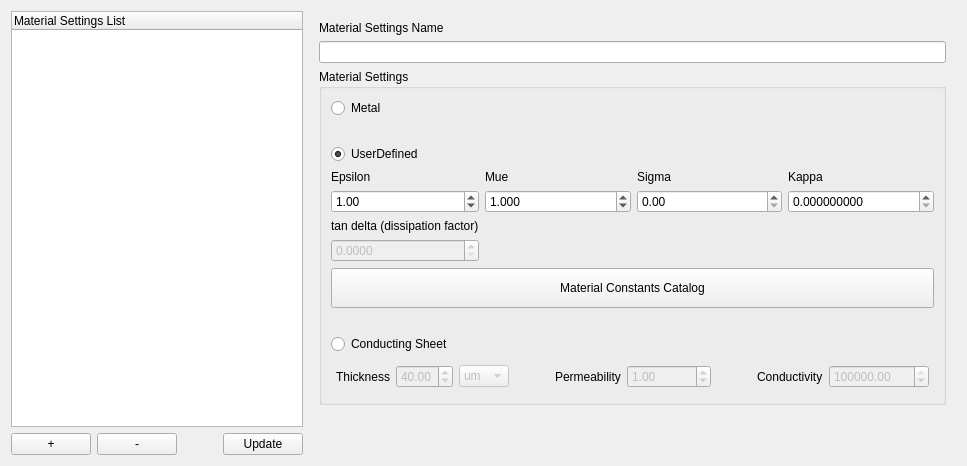
         <widget class="QWidget" name="materialSettingsTab">
          <attribute name="title">
           <string>Material Settings</string>
          </attribute>
          <layout class="QHBoxLayout" name="horizontalLayout_11">
           <item>
            <layout class="QVBoxLayout" name="verticalLayout_9">
             <property name="leftMargin">
              <number>0</number>
             </property>
             <property name="topMargin">
              <number>0</number>
             </property>
             <property name="rightMargin">
              <number>0</number>
             </property>
             <property name="bottomMargin">
              <number>0</number>
             </property>
             <item>
              <widget class="QTreeWidget" name="materialSettingsTreeView">
               <column>
                <property name="text">
                 <string notr="true">Material Settings List</string>
                </property>
               </column>
              </widget>
             </item>
             <item>
              <layout class="QHBoxLayout" name="horizontalLayout_12">
               <property name="leftMargin">
                <number>0</number>
               </property>
               <property name="topMargin">
                <number>0</number>
               </property>
               <property name="rightMargin">
                <number>0</number>
               </property>
               <property name="bottomMargin">
                <number>0</number>
               </property>
               <item>
                <widget class="QPushButton" name="materialSettingsAddButton">
                 <property name="text">
                  <string>+</string>
                 </property>
                </widget>
               </item>
               <item>
                <widget class="QPushButton" name="materialSettingsRemoveButton">
                 <property name="text">
                  <string>-</string>
                 </property>
                </widget>
               </item>
               <item>
                <spacer name="horizontalSpacer_6">
                 <property name="orientation">
                  <enum>Qt::Orientation::Horizontal</enum>
                 </property>
                 <property name="sizeHint" stdset="0">
                  <size>
                   <width>40</width>
                   <height>20</height>
                  </size>
                 </property>
                </spacer>
               </item>
               <item>
                <widget class="QPushButton" name="materialSettingsUpdateButton">
                 <property name="text">
                  <string>Update</string>
                 </property>
                </widget>
               </item>
              </layout>
             </item>
            </layout>
           </item>
           <item>
            <layout class="QVBoxLayout" name="verticalLayout_10">
             <property name="leftMargin">
              <number>10</number>
             </property>
             <property name="topMargin">
              <number>10</number>
             </property>
             <property name="rightMargin">
              <number>10</number>
             </property>
             <property name="bottomMargin">
              <number>10</number>
             </property>
             <item>
              <widget class="QLabel" name="label_17">
               <property name="text">
                <string>Material Settings Name</string>
               </property>
              </widget>
             </item>
             <item>
              <widget class="QLineEdit" name="materialSettingsNameInput"/>
             </item>
             <item>
              <widget class="QGroupBox" name="groupBox_2">
               <property name="title">
                <string>Material Settings</string>
               </property>
               <layout class="QVBoxLayout" name="verticalLayout_11">
                <item>
                 <widget class="QRadioButton" name="materialMetalRadioButton">
                  <property name="text">
                   <string>Metal</string>
                  </property>
                 </widget>
                </item>
                <item>
                 <spacer name="verticalSpacer_10">
                  <property name="orientation">
                   <enum>Qt::Orientation::Vertical</enum>
                  </property>
                  <property name="sizeType">
                   <enum>QSizePolicy::Policy::Preferred</enum>
                  </property>
                  <property name="sizeHint" stdset="0">
                   <size>
                    <width>20</width>
                    <height>20</height>
                   </size>
                  </property>
                 </spacer>
                </item>
                <item>
                 <widget class="QRadioButton" name="materialUserDefinedRadioButton">
                  <property name="text">
                   <string>UserDefined</string>
                  </property>
                  <property name="checked">
                   <bool>true</bool>
                  </property>
                 </widget>
                </item>
                <item>
                 <layout class="QGridLayout" name="gridLayout_2">
                  <property name="leftMargin">
                   <number>0</number>
                  </property>
                  <property name="topMargin">
                   <number>0</number>
                  </property>
                  <property name="rightMargin">
                   <number>0</number>
                  </property>
                  <property name="bottomMargin">
                   <number>0</number>
                  </property>
                  <item row="0" column="1">
                   <widget class="QLabel" name="label_7">
                    <property name="text">
                     <string>Epsilon</string>
                    </property>
                   </widget>
                  </item>
                  <item row="3" column="1">
                   <widget class="QLabel" name="label_120">
                    <property name="text">
                     <string>tan delta (dissipation factor)</string>
                    </property>
                   </widget>
                  </item>
                  <item row="2" column="1">
                   <widget class="QDoubleSpinBox" name="materialEpsilonNumberInput">
                    <property name="maximum">
                     <double>1000000.000000000000000</double>
                    </property>
                    <property name="value">
                     <double>1.000000000000000</double>
                    </property>
                   </widget>
                  </item>
                  <item row="2" column="4">
                   <widget class="QDoubleSpinBox" name="materialSigmaNumberInput">
                    <property name="maximum">
                     <double>9999999999999999455752309870428160.000000000000000</double>
                    </property>
                   </widget>
                  </item>
                  <item row="0" column="5">
                   <widget class="QLabel" name="label_9">
                    <property name="text">
                     <string>Kappa</string>
                    </property>
                   </widget>
                  </item>
                  <item row="2" column="5">
                   <widget class="QDoubleSpinBox" name="materialKappaNumberInput">
                    <property name="decimals">
                     <number>9</number>
                    </property>
                   </widget>
                  </item>
                  <item row="0" column="3">
                   <widget class="QLabel" name="label_8">
                    <property name="text">
                     <string>Mue</string>
                    </property>
                   </widget>
                  </item>
                  <item row="0" column="4">
                   <widget class="QLabel" name="label_10">
                    <property name="text">
                     <string>Sigma</string>
                    </property>
                   </widget>
                  </item>
                  <item row="2" column="3">
                   <widget class="QDoubleSpinBox" name="materialMueNumberInput">
                    <property name="decimals">
                     <number>3</number>
                    </property>
                    <property name="maximum">
                     <double>1000000.000000000000000</double>
                    </property>
                    <property name="value">
                     <double>1.000000000000000</double>
                    </property>
                   </widget>
                  </item>
                  <item row="4" column="1">
                   <widget class="QDoubleSpinBox" name="materialTanDeltaNumberInput">
                    <property name="enabled">
                     <bool>false</bool>
                    </property>
                    <property name="decimals">
                     <number>4</number>
                    </property>
                    <property name="maximum">
                     <double>1000000.000000000000000</double>
                    </property>
                    <property name="value">
                     <double>0.000000000000000</double>
                    </property>
                   </widget>
                  </item>
                 </layout>
                </item>
                <item>
                 <widget class="QPushButton" name="MaterialConstantsCatalogButton">
                  <property name="enabled">
                   <bool>true</bool>
                  </property>
                  <property name="minimumSize">
                   <size>
                    <width>160</width>
                    <height>40</height>
                   </size>
                  </property>
                  <property name="baseSize">
                   <size>
                    <width>160</width>
                    <height>40</height>
                   </size>
                  </property>
                  <property name="text">
                   <string>Material Constants Catalog</string>
                  </property>
                 </widget>
                </item>
                <item>
                 <spacer name="verticalSpacer_11">
                  <property name="orientation">
                   <enum>Qt::Orientation::Vertical</enum>
                  </property>
                  <property name="sizeType">
                   <enum>QSizePolicy::Policy::Preferred</enum>
                  </property>
                  <property name="sizeHint" stdset="0">
                   <size>
                    <width>20</width>
                    <height>20</height>
                   </size>
                  </property>
                 </spacer>
                </item>
                <item>
                 <layout class="QHBoxLayout" name="horizontalLayout_5">
                  <property name="leftMargin">
                   <number>0</number>
                  </property>
                  <property name="topMargin">
                   <number>0</number>
                  </property>
                  <property name="rightMargin">
                   <number>0</number>
                  </property>
                  <property name="bottomMargin">
                   <number>0</number>
                  </property>
                  <item>
                   <widget class="QRadioButton" name="materialConductingSheetRadioButton">
                    <property name="text">
                     <string>Conducting Sheet</string>
                    </property>
                    <property name="checked">
                     <bool>false</bool>
                    </property>
                   </widget>
                  </item>
                  <item>
                   <spacer name="horizontalSpacer_11">
                    <property name="orientation">
                     <enum>Qt::Orientation::Horizontal</enum>
                    </property>
                    <property name="sizeHint" stdset="0">
                     <size>
                      <width>40</width>
                      <height>20</height>
                     </size>
                    </property>
                   </spacer>
                  </item>
                 </layout>
                </item>
                <item>
                 <layout class="QHBoxLayout" name="horizontalLayout_25">
                  <property name="leftMargin">
                   <number>5</number>
                  </property>
                  <property name="topMargin">
                   <number>5</number>
                  </property>
                  <property name="rightMargin">
                   <number>5</number>
                  </property>
                  <property name="bottomMargin">
                   <number>5</number>
                  </property>
                  <item>
                   <widget class="QLabel" name="label_28">
                    <property name="text">
                     <string>Thickness</string>
                    </property>
                   </widget>
                  </item>
                  <item>
                   <widget class="QDoubleSpinBox" name="materialConductingSheetThickness">
                    <property name="enabled">
                     <bool>false</bool>
                    </property>
                    <property name="singleStep">
                     <double>0.100000000000000</double>
                    </property>
                    <property name="value">
                     <double>40.000000000000000</double>
                    </property>
                   </widget>
                  </item>
                  <item>
                   <widget class="QComboBox" name="materialConductingSheetUnits">
                    <property name="enabled">
                     <bool>false</bool>
                    </property>
                    <property name="currentIndex">
                     <number>3</number>
                    </property>
                    <item>
                     <property name="text">
                      <string>m</string>
                     </property>
                    </item>
                    <item>
                     <property name="text">
                      <string>cm</string>
                     </property>
                    </item>
                    <item>
                     <property name="text">
                      <string>mm</string>
                     </property>
                    </item>
                    <item>
                     <property name="text">
                      <string>um</string>
                     </property>
                    </item>
                    <item>
                     <property name="text">
                      <string>nm</string>
                     </property>
                    </item>
                    <item>
                     <property name="text">
                      <string>pm</string>
                     </property>
                    </item>
                   </widget>
                  </item>
                  <item>
                   <spacer name="horizontalSpacer_22">
                    <property name="orientation">
                     <enum>Qt::Orientation::Horizontal</enum>
                    </property>
                    <property name="sizeHint" stdset="0">
                     <size>
                      <width>40</width>
                      <height>20</height>
                     </size>
                    </property>
                   </spacer>
                  </item>
                  <item>
                   <widget class="QLabel" name="label_174">
                    <property name="text">
                     <string>Permeability</string>
                    </property>
                   </widget>
                  </item>
                  <item>
                   <widget class="QDoubleSpinBox" name="materialConductingSheetPermeability">
                    <property name="enabled">
                     <bool>false</bool>
                    </property>
                    <property name="maximum">
                     <double>1000000.000000000000000</double>
                    </property>
                    <property name="singleStep">
                     <double>0.100000000000000</double>
                    </property>
                    <property name="value">
                     <double>1.000000000000000</double>
                    </property>
                   </widget>
                  </item>
                  <item>
                   <spacer name="horizontalSpacer_59">
                    <property name="orientation">
                     <enum>Qt::Orientation::Horizontal</enum>
                    </property>
                    <property name="sizeHint" stdset="0">
                     <size>
                      <width>40</width>
                      <height>20</height>
                     </size>
                    </property>
                   </spacer>
                  </item>
                  <item>
                   <widget class="QLabel" name="label_56">
                    <property name="text">
                     <string>Conductivity</string>
                    </property>
                   </widget>
                  </item>
                  <item>
                   <widget class="QDoubleSpinBox" name="materialConductingSheetConductivity">
                    <property name="enabled">
                     <bool>false</bool>
                    </property>
                    <property name="minimumSize">
                     <size>
                      <width>100</width>
                      <height>0</height>
                     </size>
                    </property>
                    <property name="maximum">
                     <double>1000000000000.000000000000000</double>
                    </property>
                    <property name="singleStep">
                     <double>1000.000000000000000</double>
                    </property>
                    <property name="value">
                     <double>50000000.000000000000000</double>
                    </property>
                   </widget>
                  </item>
                 </layout>
                </item>
               </layout>
              </widget>
             </item>
             <item>
              <spacer name="verticalSpacer_4">
               <property name="orientation">
                <enum>Qt::Orientation::Vertical</enum>
               </property>
               <property name="sizeHint" stdset="0">
                <size>
                 <width>20</width>
                 <height>40</height>
                </size>
               </property>
              </spacer>
             </item>
            </layout>
           </item>
          </layout>
         </widget>
